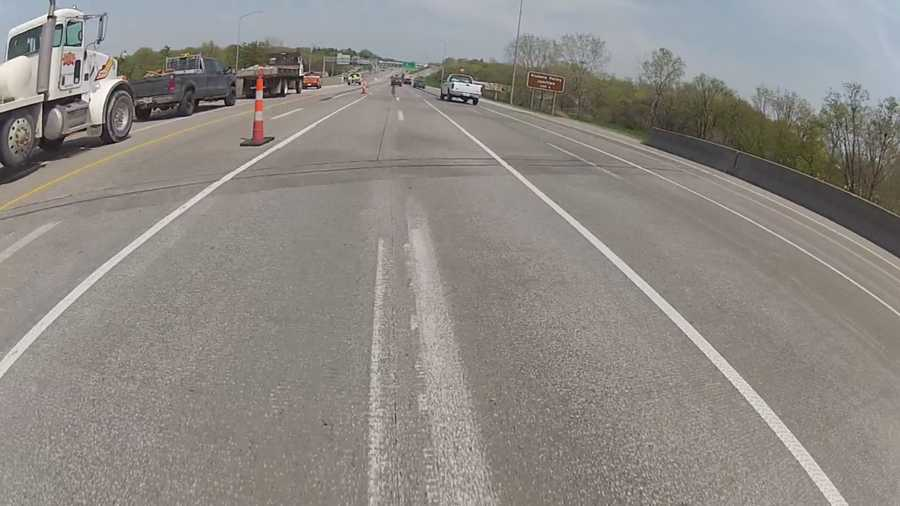
#> input picture lane_localization/lane_lines.jpg, 900 x 506 px
$ python perspective_transform.py
#> lines starting #> are read from the running program, lines starting #| are printed output that depends on the picture; after the words box and inside, x2 and y2 are one past the last pixel; in counts of white or black regions, pixels touching at a corner belong together
#> further down, img is the input picture: shape (506, 900, 3); mean B, G, R 132.5, 137.2, 141.5
import cv2 as cv
import numpy as np

###########################################################

FILE_NAME = "lane_lines.jpg"
PTS = [
    (325, 110),
    (445, 110),
    (715, 340),
    (10, 340)
]
COLORS = [
    (255, 0, 0),
    (0, 255, 0),
    (0, 0, 255),
    (100, 175, 100)
]

FONT = cv.FONT_HERSHEY_SIMPLEX
FONT_SCALE = 1
LINE_TYPE = cv.LINE_AA

WINDOW_NAME = 'transform'

###########################################################

def mouse_cb (event, x, y, flags, param):
    if event == cv.EVENT_LBUTTONDOWN:
        print(x, y)

###########################################################

def draw_pts(pts, colors, img):
    if len(pts) != 4 or len(colors) != 4:
        raise ValueError("Ya done goofed")

    cv.line(img, pts[0], pts[3], (180, 230, 85), thickness=3, lineType=LINE_TYPE)
    cv.line(img, pts[1], pts[2], (180, 230, 85), thickness=3, lineType=LINE_TYPE)
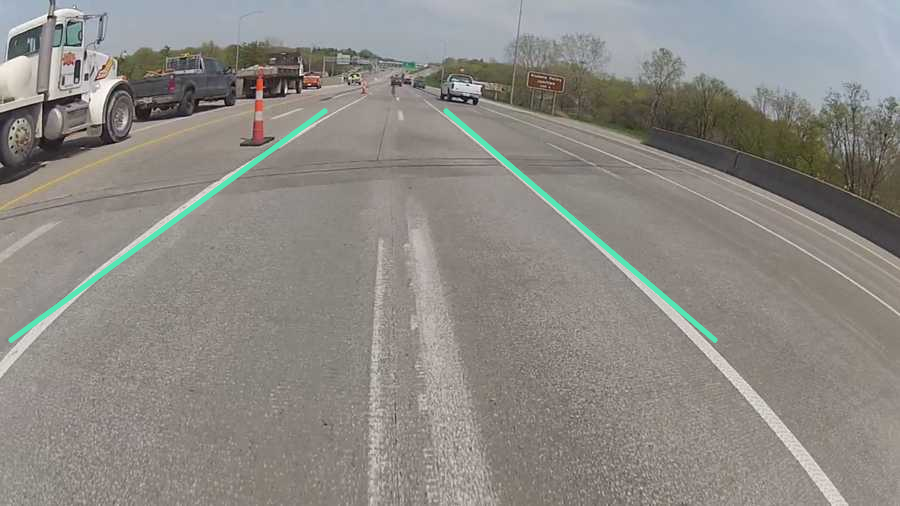
#> img: shape (506, 900, 3); mean B, G, R 132.6, 137.8, 140.7

    for i, pt in enumerate(pts):
        cv.circle(img, pt, 5, colors[i], thickness=-1)
        origin = (
            pt[0] - 10,
            pt[1] - 10
        )
        cv.putText(img, str(i + 1), origin, FONT, FONT_SCALE, colors[i], lineType=LINE_TYPE)
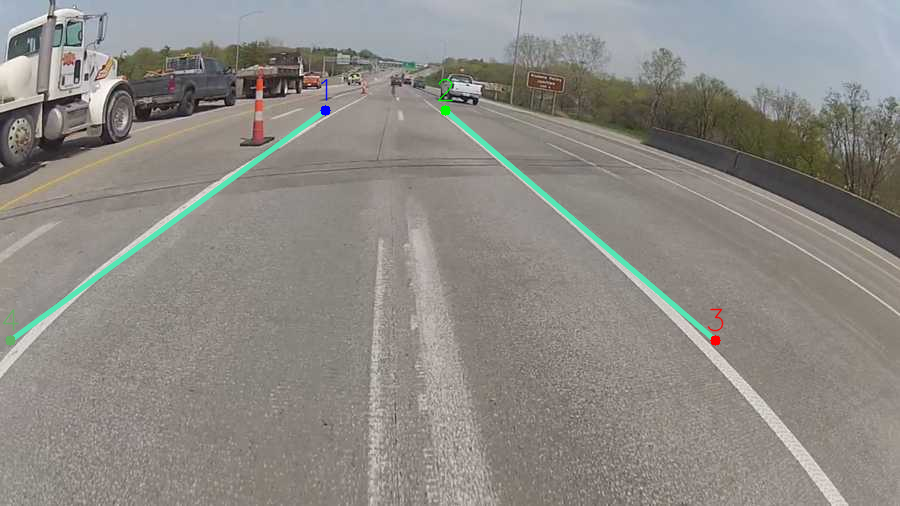
#> img: shape (506, 900, 3); 0.18% of pixels changed, all inside (x1, y1, x2, y2) = (2, 78, 724, 346)

###########################################################

def perspective_transform(img, pts):
    rect = np.array(pts, dtype= "float32")
#> rect = [[325, 110], [445, 110], [715, 340], [10, 340]]
    (tl, tr, br, bl) = pts
#> tl = (325, 110); tr = (445, 110); br = (715, 340); bl = (10, 340)

    widthA= np.sqrt(
        (tr[0] - tl[0]) ** 2 +
        (tr[1] - tl[1]) ** 2
    )
#> widthA = 120

    widthB= np.sqrt(
        (br[0] - bl[0]) ** 2 +
        (br[1] - bl[1]) ** 2
    )
#> widthB = 705

    maxWidth = max(int(widthA), int(widthB))
#> maxWidth = 705
    print(maxWidth)
#| 705

    heightA = np.sqrt(
        (tr[1]- br[1]) ** 2 +
        (tr[0]- br[0]) ** 2
    )
#> heightA = 354.7

    heightB = np.sqrt(
        (tl[1]- bl[1]) ** 2 +
        (tl[0] - bl[0]) ** 2
    )
#> heightB = 390

    maxHeight = max (int(heightA), int(heightB))
#> maxHeight = 390
    print(maxHeight)
#| 390

    dst = np.array([
        [0 , 0],
        [maxWidth-1 , 0],
        [maxWidth-1, maxHeight-1],
        [0 , maxHeight-1]
    ], dtype = "float32")
#> dst = [[0, 0], [704, 0], [704, 389], [0, 389]]

    #M is a matrix
    M = cv.getPerspectiveTransform(rect, dst)
#> M = [[-4.41, -6.03, 2095.7], [-1.27e-15, -7.46, 820.9], [-3.5e-18, -0.0159, 1]]
    return cv.warpPerspective(img, M, (maxWidth, maxHeight))
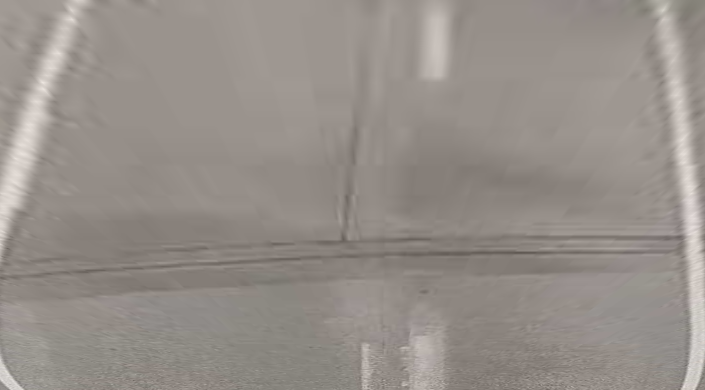
#> returned value: shape (390, 705, 3); mean of channels 0, 1, 2 137.6, 143.4, 150; drawn as B, G, R

###########################################################

img = cv.imread(FILE_NAME)
final = img.copy()
cv.namedWindow(WINDOW_NAME)
cv.setMouseCallback(WINDOW_NAME, mouse_cb)

draw_pts(PTS, COLORS, img)

cv.imshow(WINDOW_NAME, img)
cv.imshow("result", perspective_transform(final, PTS))
cv.waitKey(0)
cv.destroyAllWindows()
